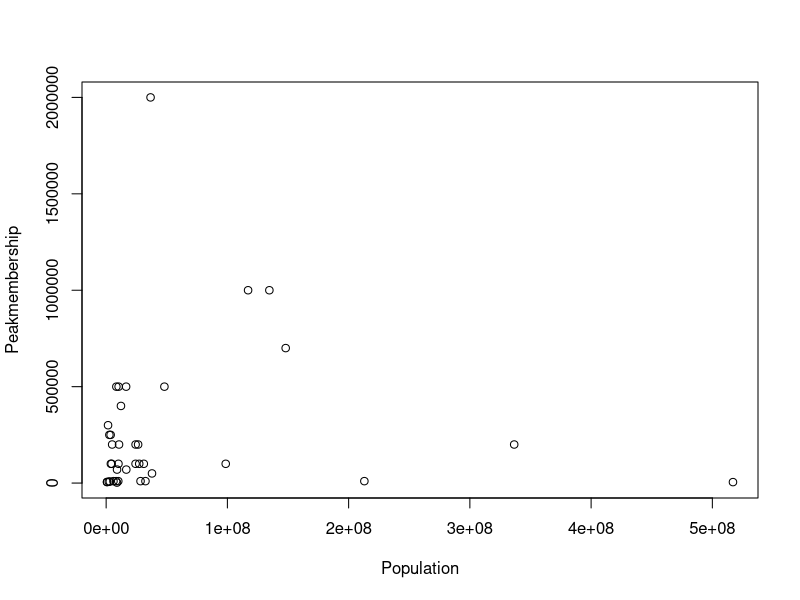
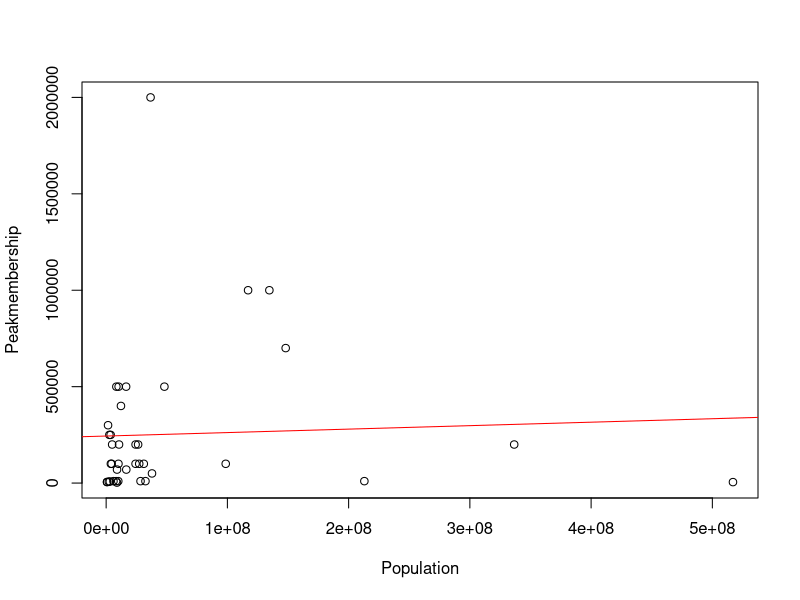
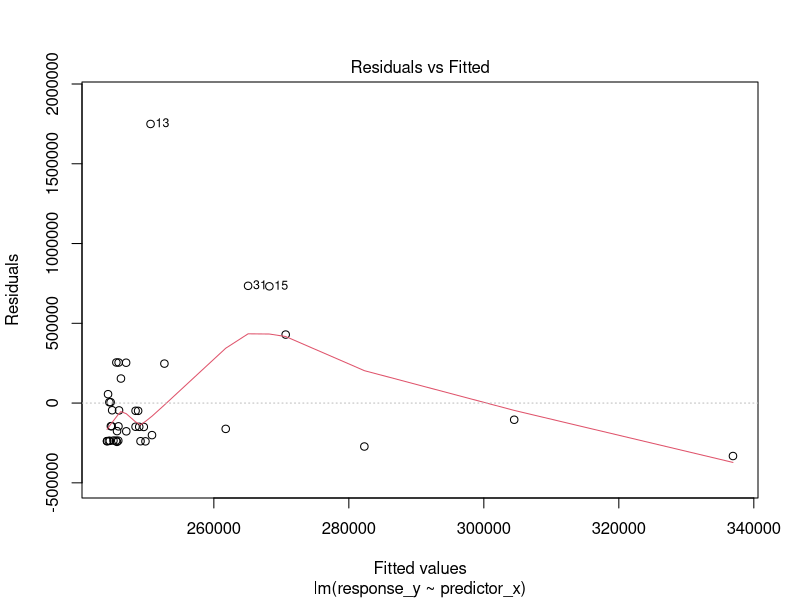
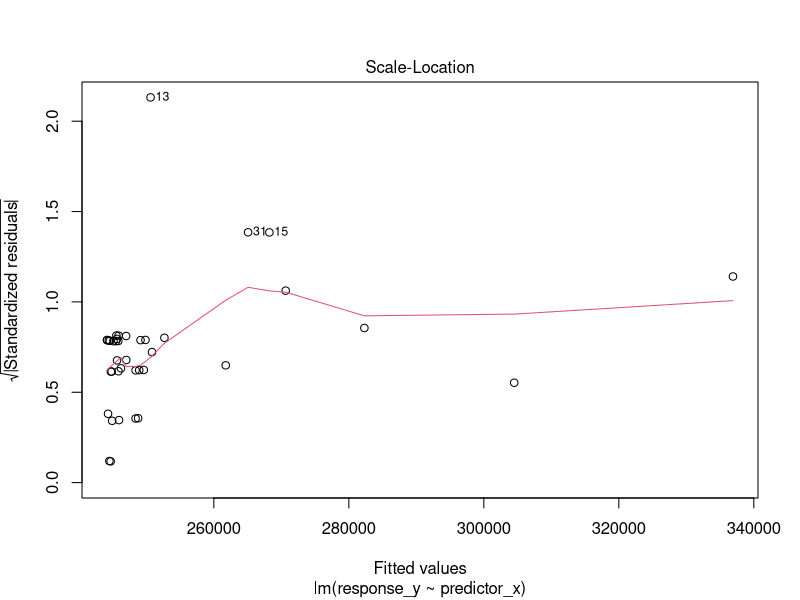
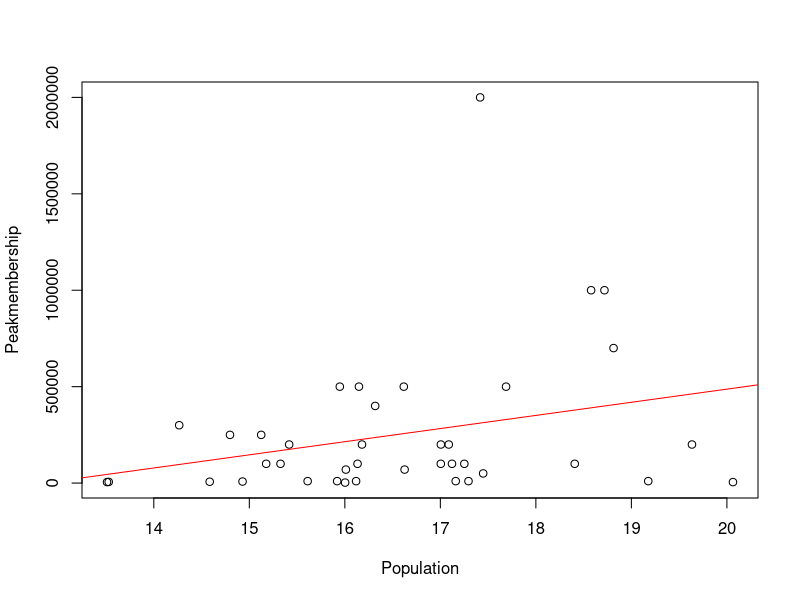
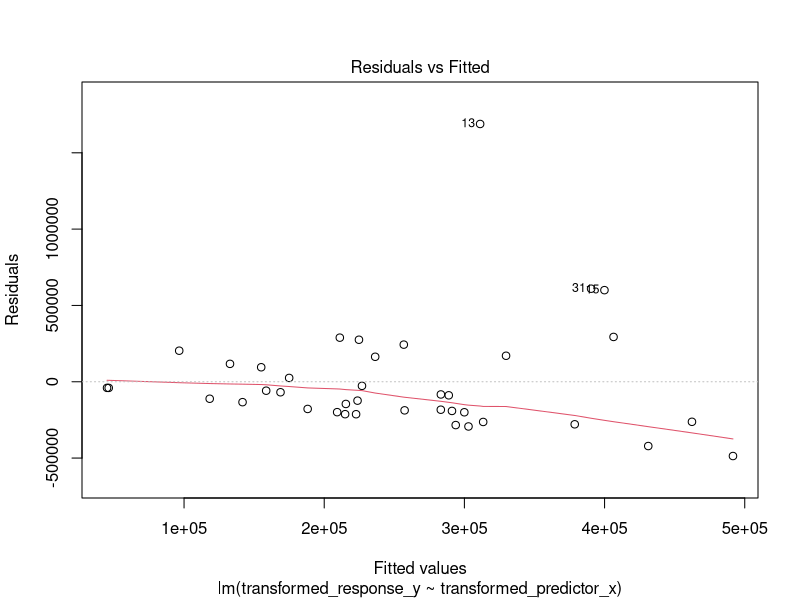
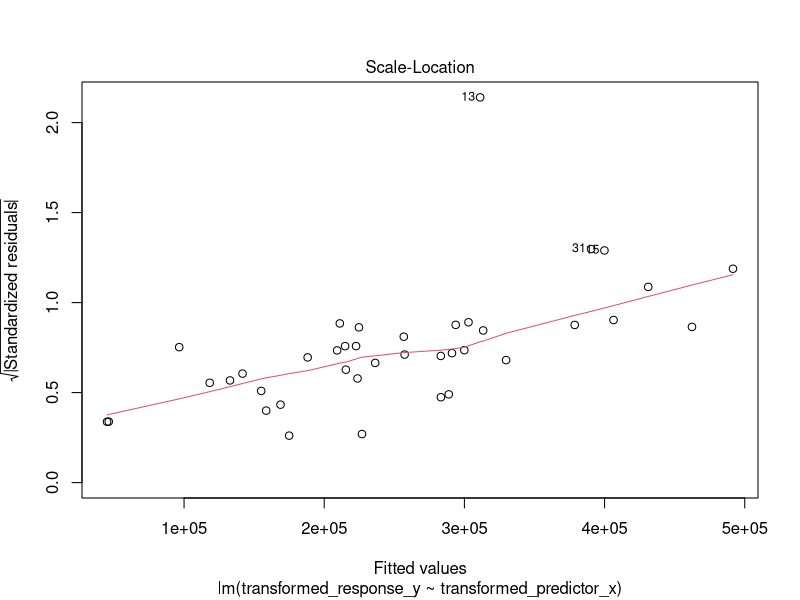
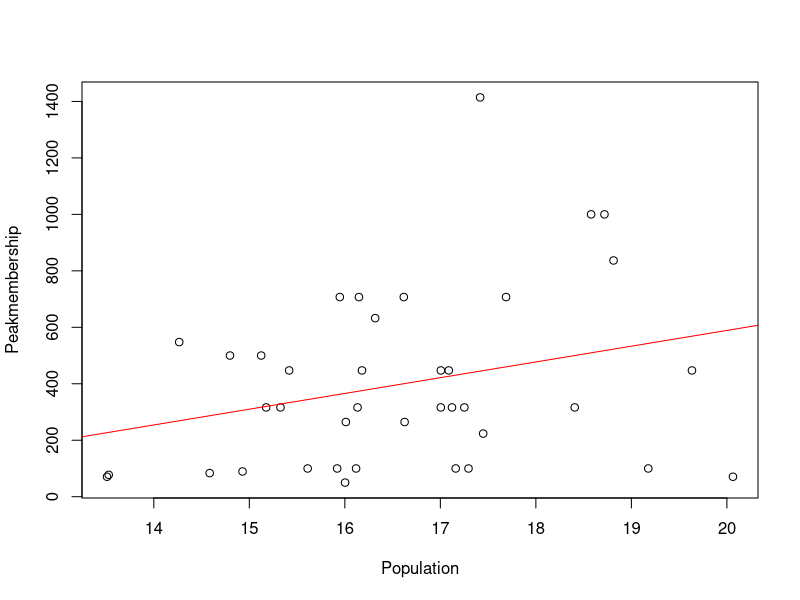

Generate these figures, in order, with R:
## ---- chunk 1
mydat <- read.csv("data.csv",sep=",")
predictor_x <- mydat$Population
response_y <- mydat$Peakmembership
## ---- chunk 2
plot(x = predictor_x, y = response_y, xlab = "Population", ylab = "Peakmembership")
## ---- chunk 3
plot(x = predictor_x, y = response_y, xlab = "Population", ylab = "Peakmembership")
lm_reg <- lm(formula = response_y ~ predictor_x)
abline(lm_reg, col="red")
## ---- chunk 4
plot(lm_reg, which = c(1,3))
## ---- chunk 5
transformed_predictor_x <- log(predictor_x)
transformed_response_y <- response_y
new_lm_reg <- lm(formula = transformed_response_y ~ transformed_predictor_x)
plot(x = transformed_predictor_x, y = transformed_response_y, xlab = "Population", 
     ylab = "Peakmembership")
abline(new_lm_reg, col = 'red')
## ---- chunk 6
plot(new_lm_reg, c(1,3))
## ---- chunk 7
transformed_predictor_x_2 <- log(predictor_x)
transformed_response_y_2 <- sqrt(response_y)
new_lm_reg_2 <- lm(formula = transformed_response_y_2 ~ transformed_predictor_x_2)
plot(x = transformed_predictor_x_2, y = transformed_response_y_2, xlab = "Population", 
     ylab = "Peakmembership")
abline(new_lm_reg_2, col = 'red')
## ---- chunk 8
plot(new_lm_reg_2, c(1,3))
## ---- chunk 9
influence_info <- influence.measures(new_lm_reg_2)
# DFBETAS0 > 1
influence_info$infmat[,6][influence_info$infmat[,1] > 1]
# DFBETAS1 > 1
influence_info$infmat[,6][influence_info$infmat[,2] > 1]
# DFFITS > 1
influence_info$infmat[,6][influence_info$infmat[,3] > 1]
# Cook's Distance > 1
influence_info$infmat[,6][influence_info$infmat[,5] > 1]
# Leverage points > 4/n
influence_info$infmat[,6][influence_info$infmat[,6] > 4/39]
# Outliers sd > 2
rstandard(new_lm_reg_2)[rstandard(new_lm_reg_2) > 2]
## ---- chunk 10
plot(new_lm_reg_2, 4)
## ---- chunk 11
invalid_pts <- c(1,13)
reduced_predictor_x <- transformed_predictor_x_2[-invalid_pts]
reduced_response_y <- transformed_response_y_2[-invalid_pts]
reduced_fitted_lm_reg <- lm(formula = reduced_response_y~reduced_predictor_x)
## ---- chunk 12
plot(reduced_fitted_lm_reg, c(1,3))
## ---- chunk 13
influence_info <- influence.measures(reduced_fitted_lm_reg)
# DFBETAS0 > 1
influence_info$infmat[,6][influence_info$infmat[,1] > 1]
# DFBETAS1 > 1
influence_info$infmat[,6][influence_info$infmat[,2] > 1]
# DFFITS > 1
influence_info$infmat[,6][influence_info$infmat[,3] > 1]
# Cook's Distance > 1
influence_info$infmat[,6][influence_info$infmat[,5] > 1]
# Leverage points
influence_info$infmat[,6][influence_info$infmat[,6] > 4/37]
# Outliers
rstandard(reduced_fitted_lm_reg)[rstandard(reduced_fitted_lm_reg) > 2]
## ---- chunk 14
plot(reduced_fitted_lm_reg, 4)
## ---- chunk 15
plot(reduced_fitted_lm_reg, 2)
## ---- chunk 16
plot(x = reduced_predictor_x, y = reduced_response_y, xlab = "Population", ylab = "Peakmembership")
abline(reduced_fitted_lm_reg, col="red")
summary(reduced_fitted_lm_reg)
## ---- chunk 17
# Confidence Interval for y_hat
conf.intervals <- function(x) {
  
  n <- length(reduced_response_y)

  # Extract fitted coefficients from model object
  b0 <- reduced_fitted_lm_reg$coefficients[1]
  b1 <- reduced_fitted_lm_reg$coefficients[2]
  
  # Find SSE and MSE
  rss <- sum((reduced_response_y - reduced_fitted_lm_reg$fitted.values)^2)
  mse <- rss / (n - 2)
  
  t.val <- qt(0.975, n - 2) # Calculate critical t-value
  
  # fitted y value
  y.fit <- b1 * x + b0
  
  # Find the standard error of the regression line
  se <- sqrt(mse) * sqrt(1 / n + (x - mean(reduced_predictor_x))^2 / sum((x - mean(reduced_predictor_x))^2))
  
  # Warnings of mismatched lengths are suppressed
  lower_bd <- y.fit - t.val * se
  upper_bd <- y.fit + t.val * se
  
  result <- data.frame(fitted_value = y.fit, lower_bound = lower_bd, upper_bound = upper_bd)
  
  return(result)
}

head(conf.intervals(reduced_predictor_x))

# Confidence Interval for beta0 and beta1
confint(reduced_fitted_lm_reg)
## ---- chunk 18
residual.covariance_matrix <- function(x, sigma2) {
  # Concatenating 1s as the firts column as X
  X <- matrix(nrow = length(x), ncol = 2)
  X[,1] = 1
  X[,2] = x
  # Calculate Hat matrix
  X_prime_X <- t(X) %*% X
  H <- X %*% solve(X_prime_X) %*% t(X)
  # Calculate Variance-Covariance matrix
  V <- sigma2 * (diag(1, nrow = length(H[,1]), ncol = length(H[1,])) - H)
  return(V)
}
## ---- chunk 19
sigma2 <- 2
x <- seq(1,4)
V <- residual.covariance_matrix(x, sigma2)
V
